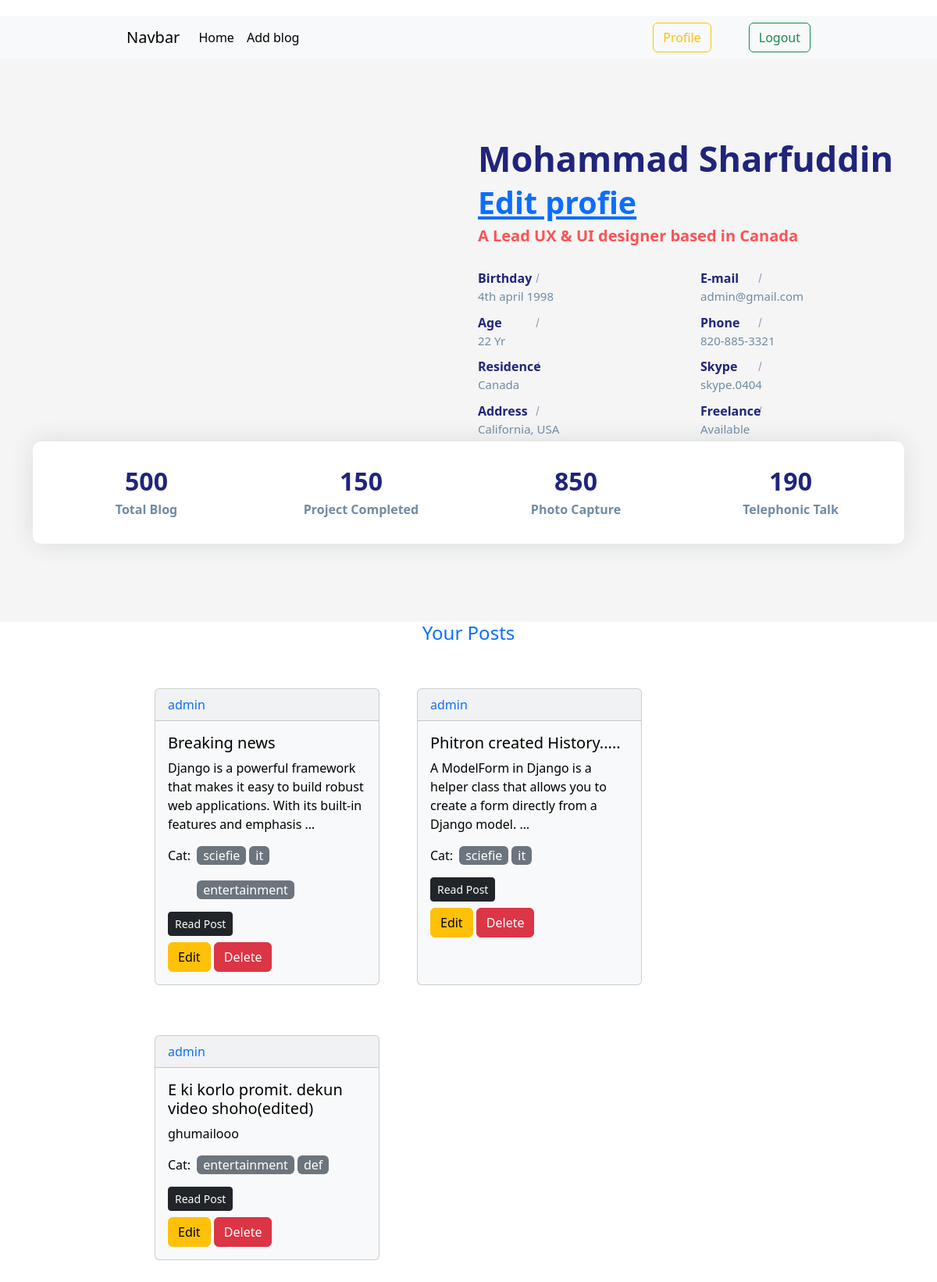
The app's page /author/profile/ (signed in) with its own data.
### post/models.py (models this page shows, shortened)
class Post(models.Model):
    title = models.CharField(max_length=50)
    content = models.TextField()
    catagory = models.ManyToManyField(Catagory)
    author = models.ForeignKey(User,on_delete=models.CASCADE)
    image = models.ImageField(upload_to='post/media/uploads/',blank=True,null=True)
    published_date = models.DateField(default=datetime.datetime.now())

### catagory/models.py (models this page shows, shortened)
class Catagory(models.Model):
    name=models.CharField(max_length=50)
    slug=models.SlugField(max_length=100,blank=True,null=True)

### author/views.py (the view)
# urls.py: path('profile/', views.userprofile, name='profile'),
def userprofile(request):
    posts = Post.objects.filter(author = request.user)
    return render(request,'profile.html',{'posts': posts})

### author/templates/profile.html (shortened to what this page needs)
{% extends "base.html" %}\ {% load static %} {% block content %} {% load crispy_forms_tags %}
<link rel="stylesheet" href="{% static 'author/profile.css' %}">
<section class="section about-section gray-bg" id="about">
  <div class="container">
      <div class="row align-items-center flex-row-reverse">
          <div class="col-lg-6">
              <div class="about-text go-to">
                  <h3 class="dark-color">{{request.user.first_name}} {{request.user.last_name}} <a href="{% url "editprofile" %}"> <small>Edit profie</small></a></h3>
                  <h6 class="theme-color lead">A Lead UX &amp; UI designer based in Canada</h6>
                  <div class="row about-list">
                      <div class="col-md-6">
                          <div class="media">
                              <label>Birthday</label>
                              <p>4th april 1998</p>
                          </div>
                          <div class="media">
                              <label>Age</label>
                              <p>22 Yr</p>
                          </div>
                          <div class="media">
                              <label>Residence</label>
                              <p>Canada</p>
                          </div>
                          <div class="media">
                              <label>Address</label>
                              <p>California, USA</p>
                          </div>
                      </div>
                      <div class="col-md-6">
                          <div class="media">
                              <label>E-mail</label>
                              <p>{{request.user.email}}</p>
                          </div>
                          <div class="media">
                              <label>Phone</label>
                              <p>820-885-3321</p>
                          </div>
                          <div class="media">
                              <label>Skype</label>
                              <p>skype.0404</p>
                          </div>
                          <div class="media">
                              <label>Freelance</label>
                              <p>Available</p>
                          </div>
                      </div>
                  </div>
              </div>
          </div>
          <div class="col-lg-6">
              <div class="about-avatar">
              </div>
          </div>
      </div>
      <div class="counter">
          <div class="row">
              <div class="col-6 col-lg-3">
                  <div class="count-data text-center">
                      <h6 class="count h2" data-to="500" data-speed="500">500</h6>
                      <p class="m-0px font-w-600">Total Blog</p>
                  </div>
              </div>
              <div class="col-6 col-lg-3">
                  <div class="count-data text-center">
                      <h6 class="count h2" data-to="150" data-speed="150">150</h6>
                      <p class="m-0px font-w-600">Project Completed</p>
                  </div>
              </div>
              <div class="col-6 col-lg-3">
                  <div class="count-data text-center">
                      <h6 class="count h2" data-to="850" data-speed="850">850</h6>
                      <p class="m-0px font-w-600">Photo Capture</p>
                  </div>
              </div>
              <div class="col-6 col-lg-3">
                  <div class="count-data text-center">
                      <h6 class="count h2" data-to="190" data-speed="190">190</h6>
                      <p class="m-0px font-w-600">Telephonic Talk</p>
                  </div>
              </div>
          </div>
      </div>
  </div>
</section>
<h4 class='text-center text-primary'>Your Posts</h4>
<div class="d-flex flex-wrap w-75 m-auto gap-5 p-5">
  {% for post in posts %}
  <div class="card text-bg-light mb-3" style="max-width: 18rem">
    <div class="card-header text-primary">{{post.author}}</div>
    <div class="card-body">
      <h5 class="card-title">{{post.title}}</h5>
      <p class="card-text">{{post.content | truncatewords:20}}</p>
      <div class="catagory d-flex gap-2">
        <p>Cat:</p>
        <div class="d-flex flex-wrap gap-1">
            {% for cat in post.catagory.all %}
            <p class="text-bg-secondary px-2 rounded">{{cat.name}}</p>
            {% endfor %}
        </div>
      </div>
      <button class="btn btn-dark btn-sm mb-2">Read Post</button>
      <br />
      {% if post.author == request.user %}
      <a class="btn btn-warning" href="{% url "edit" post.id %}" >
        Edit
      </a>
      <a class="btn btn-danger" href="{% url "delete" post.id %}">Delete</a>
      {% endif %}
    </div>
  </div>
  {% endfor %}
</div>
{% endblock content %}

### templates/base.html (shortened to what this page needs)
<!DOCTYPE html>
<html lang="en">
  <head>
    <link
      href="https://cdn.jsdelivr.net/npm/bootstrap@5.3.3/dist/css/bootstrap.min.css"
      rel="stylesheet"
    />
  </head>
  <body>
    <nav class="navbar navbar-expand-lg bg-body-tertiary">
      <div class="container-fluid w-75 m-auto">
        <a class="navbar-brand" href="#">Navbar</a>
        <div class="collapse navbar-collapse" id="navbarSupportedContent">
          <ul class="navbar-nav me-auto mb-2 mb-lg-0">
            <li class="nav-item">
              <a class="nav-link active" aria-current="page" href="{% url "home" %}">Home</a>
            </li>
            {% if request.user.is_authenticated %}
            <li class="nav-item">
              <a class="nav-link active" aria-current="page" href="{% url "post" %}">Add blog</a>
            </li>
            {% endif %}
          </ul>
          {% if request.user.is_authenticated %}
          <div class="d-flex" >
            <a class="btn btn-outline-warning mx-5" href="{% url "profile" %}">Profile</a>
            <a class="btn btn-outline-success" href="{% url "logout" %}">Logout</a>
          </div>
          {% else %}
          <div class="d-flex" >
            <a class="btn btn-outline-warning mx-5" href="{% url "register" %}">Register</a>
            <a class="btn btn-outline-success" href="{% url "login" %}">Login</a>
          </div>
          {% endif %}
        </div>
      </div>
    </nav>
    {% block content %}{% endblock content %}
  </body>
</html>

### author/static/author/profile.css (style rules this page uses)
body { color: #6F8BA4; margin-top: 20px; }
.section { padding: 100px 0; position: relative; }
.gray-bg { background-color: #f5f5f5; }
.about-text h3 { font-size: 45px; font-weight: 700; margin: 0 0 6px; }
.about-text h6 { font-weight: 600; margin-bottom: 15px; }
.about-text p { font-size: 18px; max-width: 450px; }
.about-list { padding-top: 10px; }
.about-list .media { padding: 5px 0; }
.about-list label { color: #20247b; font-weight: 600; width: 88px; margin: 0; position: relative; }
.about-list label:after { content: ""; position: absolute; top: 0; bottom: 0; right: 11px; width: 1px; height: 12px; background: #20247b; -moz-transform: rotate(15deg); -o-transform: rotate(15deg); -ms-transform: rotate(15deg); -webkit-transform: rotate(15deg); transform: rotate(15deg); margin: auto; opacity: 0.5; }
.about-list p { margin: 0; font-size: 15px; }
.about-section .counter { padding: 22px 20px; background: #ffffff; border-radius: 10px; box-shadow: 0 0 30px rgba(31, 45, 61, 0.125); }
.about-section .counter .count-data { margin-top: 10px; margin-bottom: 10px; }
.about-section .counter .count { font-weight: 700; color: #20247b; margin: 0 0 5px; }
.about-section .counter p { font-weight: 600; margin: 0; }
.theme-color { color: #fc5356; }
.dark-color { color: #20247b; }

### records on screen
Post: author "admin", title "Breaking news", content "Django is a powerful framework that makes it easy to build robust web applications. With its built-in features and emphasis …", shows "Edit"
Catagory: name "sciefie"
Catagory: name "it"
Catagory: name "entertainment"
Post: author "admin", title "Phitron created History.....", content "A ModelForm in Django is a helper class that allows you to create a form directly from a Django model. …", shows "Edit"
Post: author "admin", title "E ki korlo promit. dekun video shoho(edited)", content "ghumailooo", shows "Edit"
Catagory: name "def"

### other values on screen
{{ request.user.first_name }} "Mohammad"
{{ request.user.last_name }} "Sharfuddin"
{{ request.user.email }} "admin@gmail.com"
